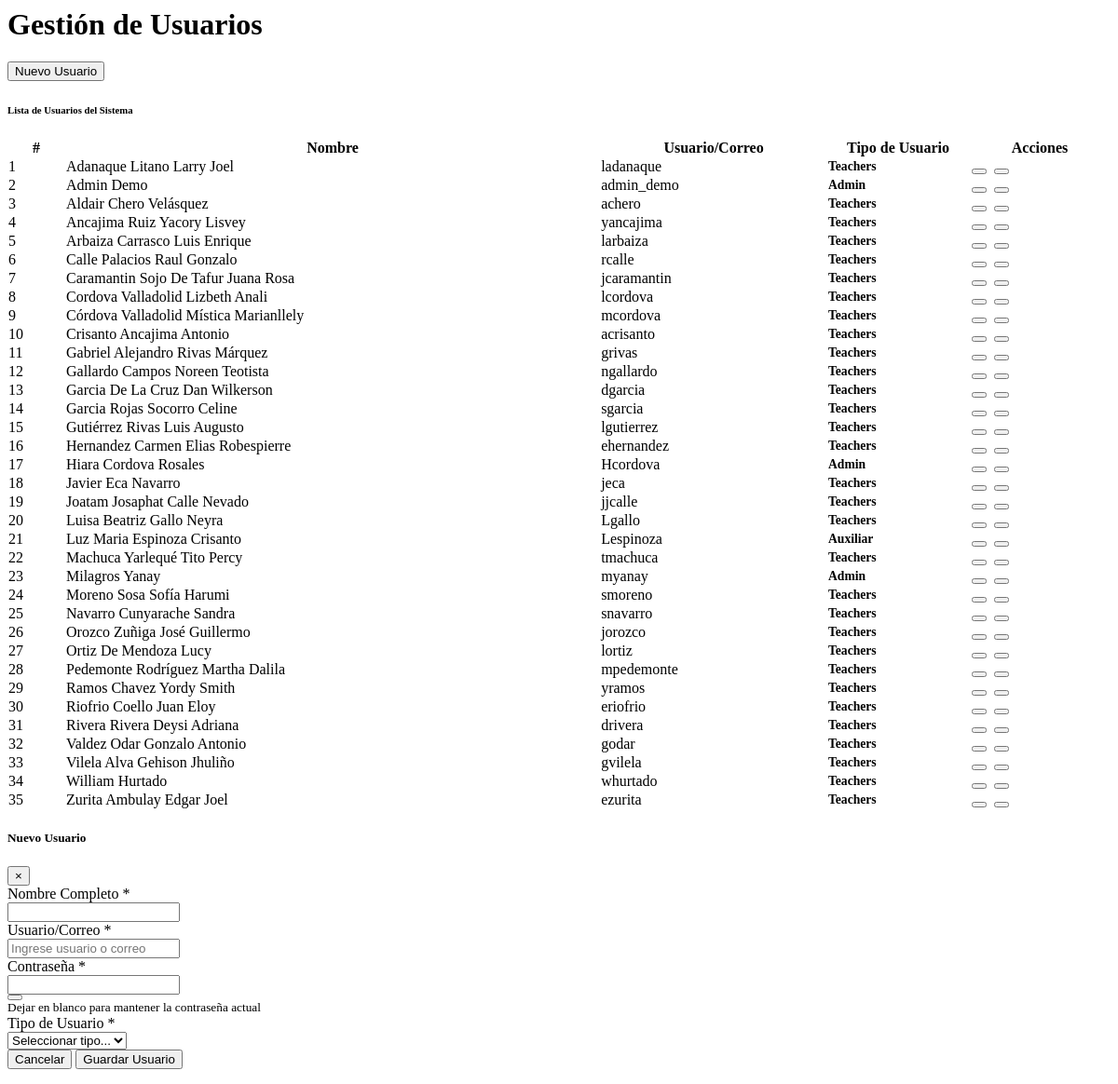
The page /pages/users.php on the database its author committed.
### tables this page shows
CREATE TABLE `users` (
  `id` int(30) NOT NULL,
  `school_id` int(11) NOT NULL,
  `name` text NOT NULL,
  `username` varchar(200) NOT NULL,
  `password` varchar(255) NOT NULL,
  `type` int(1) NOT NULL DEFAULT 2,
  `is_director` tinyint(1) DEFAULT 0,
  `avatar` varchar(255) DEFAULT NULL,
  `teacher_id` int(11) DEFAULT NULL
);

### pages/users.php (the view, shortened to what this page needs)
<?php include 'db_connect.php'; ?>
<div class="container-fluid">
    <div class="d-sm-flex align-items-center justify-content-between mb-4">
        <h1 class="h3 mb-0 text-gray-800">
            <i class="fas fa-users-cog mr-2"></i>Gestión de Usuarios
        </h1>
        <button class="btn btn-primary btn-icon-split" id="new_user">
            <span class="text">Nuevo Usuario</span>
        </button>
    </div>
    <div class="card shadow mb-4">
        <div class="card-header py-3 d-flex flex-row align-items-center justify-content-between">
            <h6 class="m-0 font-weight-bold text-primary">
                <i class="fas fa-list mr-2"></i>Lista de Usuarios del Sistema
            </h6>
        </div>
        <div class="card-body">
            <div class="table-responsive">
                <table class="table table-bordered table-hover" id="usersTable" width="100%" cellspacing="0">
                    <thead class="thead-light">
                        <tr>
                            <th class="text-center" style="width: 60px;">#</th>
                            <th>Nombre</th>
                            <th>Usuario/Correo</th>
                            <th class="text-center" style="width: 150px;">Tipo de Usuario</th>
                            <th class="text-center" style="width: 150px;">Acciones</th>
                        </tr>
                    </thead>
                    <tbody>
                        <?php
                        $type = array("", "Admin", "Teachers", "Auxiliar");
                        $school_id = intval($_SESSION['login_school_id'] ?? 0);
                        $users = $conn->query("SELECT * FROM users" . ($school_id ? " WHERE school_id = $school_id" : "") . " order by name asc");
                        $i = 1;
                        while ($row = $users->fetch_assoc()) :
                            $badge_class = '';
                            switch($row['type']) {
                                case 1:
                                    $badge_class = 'badge-danger';
                                    break;
                                case 2:
                                    $badge_class = 'badge-info';
                                    break;
                                case 3:
                                    $badge_class = 'badge-success';
                                    break;
                            }
                        ?>
                            <tr>
                                <td class="text-center font-weight-bold">
                                    <?php echo $i++ ?>
                                </td>
                                <td>
                                    <?php echo ucwords($row['name']) ?>
                                </td>
                                <td>
                                    <?php echo $row['username'] ?>
                                </td>
                                <td class="text-center">
                                    <span class="badge <?php echo $badge_class ?> px-3 py-2">
                                        <?php echo $type[$row['type']] ?>
                                    </span>
                                </td>
                                <td class="text-center">
                                    <div class="btn-group" role="group">
                                        <button type="button" class="btn btn-sm btn-info edit_user"
                                                data-id="<?php echo $row['id'] ?>"
                                                data-name="<?php echo htmlspecialchars($row['name']) ?>"
                                                data-username="<?php echo htmlspecialchars($row['username']) ?>"
                                                data-type="<?php echo $row['type'] ?>"
                                                title="Editar">
                                        </button>
                                        <button type="button" class="btn btn-sm btn-danger delete_user"
                                                data-id="<?php echo $row['id'] ?>"
                                                data-name="<?php echo htmlspecialchars($row['name']) ?>"
                                                title="Eliminar">
                                        </button>
                                    </div>
                                </td>
                            </tr>
                        <?php endwhile; ?>
                    </tbody>
                </table>
            </div>
        </div>
    </div>
</div>
<div class="modal fade" id="userModal" tabindex="-1" role="dialog" aria-labelledby="userModalLabel" aria-hidden="true">
    <div class="modal-dialog" role="document">
        <div class="modal-content">
            <div class="modal-header bg-primary text-white">
                <h5 class="modal-title" id="userModalLabel">
                    <i class="fas fa-user-plus mr-2"></i><span id="modal-title-text">Nuevo Usuario</span>
                </h5>
                <button type="button" class="close text-white" data-dismiss="modal" aria-label="Close">
                    <span aria-hidden="true">&times;</span>
                </button>
            </div>
            <form id="userForm">
                <div class="modal-body">
                    <div class="form-group">
                        <label for="name" class="font-weight-bold">Nombre Completo <span class="text-danger">*</span></label>
                        <div class="input-group">
                            <input type="text" class="form-control" name="name" id="name" required>
                        </div>
                    </div>
                    <div class="form-group">
                        <label for="username" class="font-weight-bold">Usuario/Correo <span class="text-danger">*</span></label>
                        <div class="input-group">
                            <input type="text" class="form-control" name="username" id="username" required placeholder="Ingrese usuario o correo">
                        </div>
                    </div>
                    <div class="form-group">
                        <label for="password" class="font-weight-bold">Contraseña <span class="text-danger" id="password-required">*</span></label>
                        <div class="input-group">
                            <input type="password" class="form-control" name="password" id="password">
                            <div class="input-group-append">
                                <button class="btn btn-outline-secondary" type="button" id="togglePassword">
                                </button>
                            </div>
                        </div>
                        <small class="form-text text-muted" id="password-hint">Dejar en blanco para mantener la contraseña actual</small>
                    </div>
                    <div class="form-group">
                        <label for="type" class="font-weight-bold">Tipo de Usuario <span class="text-danger">*</span></label>
                        <div class="input-group">
                            <select class="form-control" name="type" id="type" required>
                                <option value="">Seleccionar tipo...</option>
                            </select>
                        </div>
                    </div>
                </div>
                <div class="modal-footer">
                    <button type="button" class="btn btn-secondary" data-dismiss="modal">
                        <i class="fas fa-times mr-1"></i>Cancelar
                    </button>
                    <button type="submit" class="btn btn-primary" id="saveUserBtn">
                        <i class="fas fa-save mr-1"></i>Guardar Usuario
                    </button>
                </div>
            </form>
        </div>
    </div>
</div>

### pages/users.php (style rules this page uses)
.btn-group .btn { margin: 0 2px; }
.badge { font-size: 0.85rem; font-weight: 600; }
.table td { vertical-align: middle; }

### rows shown on the page
users: name "Adanaque Litano Larry Joel", username "ladanaque", type "Teachers"
users: name "Admin Demo", username "admin_demo", type "Admin"
users: name "Aldair Chero Velásquez", username "achero", type "Teachers"
users: name "Ancajima Ruiz Yacory Lisvey", username "yancajima", type "Teachers"
users: name "Arbaiza Carrasco Luis Enrique", username "larbaiza", type "Teachers"
users: name "Calle Palacios Raul Gonzalo", username "rcalle", type "Teachers"
users: name "Caramantin Sojo De Tafur Juana Rosa", username "jcaramantin", type "Teachers"
users: name "Cordova Valladolid Lizbeth Anali", username "lcordova", type "Teachers"
users: name "Córdova Valladolid Mística Marianllely", username "mcordova", type "Teachers"
users: name "Crisanto Ancajima Antonio", username "acrisanto", type "Teachers"
users: name "Gabriel Alejandro Rivas Márquez", username "grivas", type "Teachers"
users: name "Gallardo Campos Noreen Teotista", username "ngallardo", type "Teachers"
users: name "Garcia De La Cruz Dan Wilkerson", username "dgarcia", type "Teachers"
users: name "Garcia Rojas Socorro Celine", username "sgarcia", type "Teachers"
users: name "Gutiérrez Rivas Luis Augusto", username "lgutierrez", type "Teachers"
users: name "Hernandez Carmen Elias Robespierre", username "ehernandez", type "Teachers"
users: name "Hiara Cordova Rosales", username "Hcordova", type "Admin"
users: name "Javier Eca Navarro", username "jeca", type "Teachers"
users: name "Joatam Josaphat Calle Nevado", username "jjcalle", type "Teachers"
users: name "Luisa Beatriz Gallo Neyra", username "Lgallo", type "Teachers"
users: name "Luz Maria Espinoza Crisanto", username "Lespinoza", type "Auxiliar"
users: name "Machuca Yarlequé Tito Percy", username "tmachuca", type "Teachers"
users: name "Milagros Yanay", username "myanay", type "Admin"
users: name "Moreno Sosa Sofía Harumi", username "smoreno", type "Teachers"
users: name "Navarro Cunyarache Sandra", username "snavarro", type "Teachers"
users: name "Orozco Zuñiga José Guillermo", username "jorozco", type "Teachers"
users: name "Ortiz De Mendoza Lucy", username "lortiz", type "Teachers"
users: name "Pedemonte Rodríguez Martha Dalila", username "mpedemonte", type "Teachers"
users: name "Ramos Chavez Yordy Smith", username "yramos", type "Teachers"
users: name "Riofrio Coello Juan Eloy", username "eriofrio", type "Teachers"
users: name "Rivera Rivera Deysi Adriana", username "drivera", type "Teachers"
users: name "Valdez Odar Gonzalo Antonio", username "godar", type "Teachers"
users: name "Vilela Alva Gehison Jhuliño", username "gvilela", type "Teachers"
users: name "William Hurtado", username "whurtado", type "Teachers"
users: name "Zurita Ambulay Edgar Joel", username "ezurita", type "Teachers"
